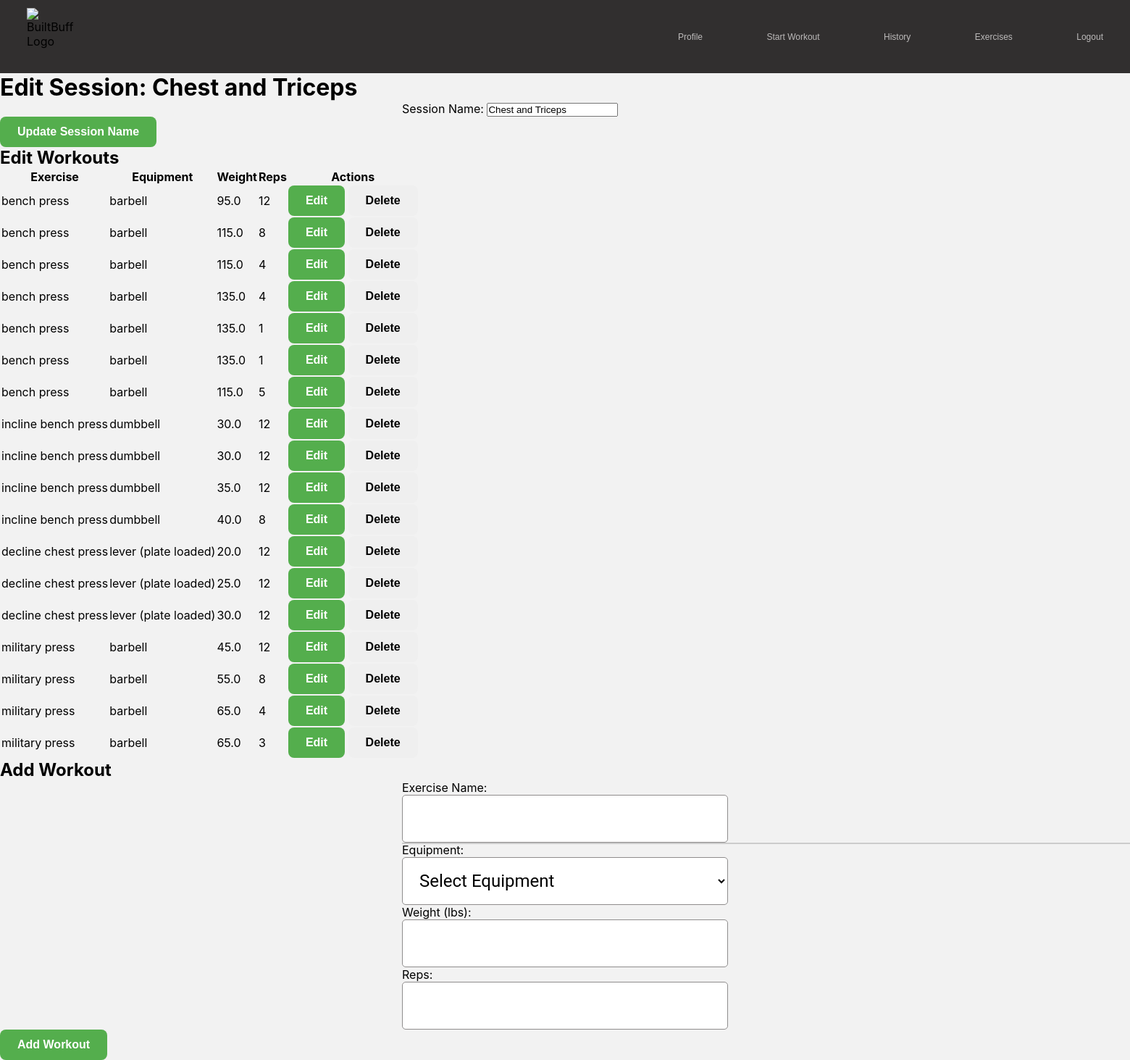
/edit_session/35 (signed in), run on the app's committed database.
### models.py (models this page shows, shortened)
class WorkoutSession(db.Model):
    __tablename__ = 'workout_sessions'
    session_id = db.Column(db.Integer, primary_key=True)
    user_id = db.Column(db.Integer, db.ForeignKey('users.user_id'), nullable=False)
    session_name = db.Column(db.String(100), nullable=False)
    start_time = db.Column(db.DateTime, default=datetime.utcnow)
    end_time = db.Column(db.DateTime, nullable=True)
    status = db.Column(db.String(10), default='active')
    workout_logs = db.relationship('WorkoutLog', backref='session', lazy=True)

class WorkoutLog(db.Model):
    __tablename__ = 'workout_logs'
    workout_id = db.Column(db.Integer, primary_key=True)
    user_id = db.Column(db.Integer, db.ForeignKey('users.user_id'))
    session_id = db.Column(db.Integer, db.ForeignKey('workout_sessions.session_id'), nullable=False)
    session_workout_number = db.Column(db.Integer)  # New field for tracking workout number in the session
    completed_at = db.Column(db.Date)
    intensity_level = db.Column(db.String(10))
    rest_time = db.Column(db.Integer)
    reps = db.Column(db.Integer)
    sets = db.Column(db.Integer)
    exercise_name = db.Column(db.String(100))
    equipment = db.Column(db.String(100))
    variation = db.Column(db.String(100))
    weight = db.Column(db.Float)  # Weight used in each exercise

### app.py (the view, shortened to what this page needs)
@app.route('/edit_session/<int:session_id>', methods=['GET', 'POST'])
def edit_session(session_id):
    if 'user_id' not in session:
        flash('Please log in to edit workouts.', 'danger')
        return redirect(url_for('login'))
    workout_session = WorkoutSession.query.filter_by(session_id=session_id, user_id=session['user_id']).first()
    if not workout_session:
        flash('Workout session not found.', 'danger')
        return redirect(url_for('history'))
    workouts = WorkoutLog.query.filter_by(session_id=session_id).all()
    return render_template('edit_session.html', session=workout_session, workouts=workouts)

### templates/edit_session.html (shortened to what this page needs)
{% extends "base.html" %}
{% block content %}
<main class="main-content">
    <h1 class="heading-primary">Edit Session: {{ session.session_name }}</h1>
    <form action="{{ url_for('edit_session', session_id=session.session_id) }}" method="POST">
        <div class="form-group">
            <label for="session_name">Session Name:</label>
            <input type="text" id="session_name" name="session_name" value="{{ session.session_name }}" required>
        </div>
        <button type="submit" class="btn btn-primary">Update Session Name</button>
    </form>
    <h2>Edit Workouts</h2>
    <table>
        <thead>
            <tr>
                <th>Exercise</th>
                <th>Equipment</th>
                <th>Weight</th>
                <th>Reps</th>
                <th>Actions</th>
            </tr>
        </thead>
        <tbody>
            {% for workout in workouts %}
            <tr>
                <td>{{ workout.exercise_name }}</td>
                <td>{{ workout.equipment }}</td>
                <td>{{ workout.weight }}</td>
                <td>{{ workout.reps }}</td>
                <td>
                    <button class="btn btn-sm btn-primary" onclick="showEditForm({{ workout.workout_id }}, '{{ workout.exercise_name }}', '{{ workout.equipment }}', {{ workout.weight }}, {{ workout.reps }})">Edit</button>
                    <form action="{{ url_for('delete_workout_log', log_id=workout.workout_id) }}" method="POST" style="display:inline;">
                        <button type="submit" class="btn btn-sm btn-danger">Delete</button>
                    </form>
                </td>
            </tr>
            {% endfor %}
        </tbody>
    </table>
    <h2>Add Workout</h2>
    <form id="add-workout-form" method="POST">
        <div class="form-group">
            <label for="exercise_search">Exercise Name:</label>
            <input type="text" id="exercise_search" name="exercise_name" class="form-control" autocomplete="off" required>
            <div id="exercise_suggestions" class="suggestions"></div>
        </div>
        <div class="form-group">
            <label for="equipment_select">Equipment:</label>
            <select id="equipment_select" name="equipment" class="form-control" required>
                <option value="">Select Equipment</option>
            </select>
        </div>
        <div class="form-group">
            <label for="weight">Weight (lbs):</label>
            <input type="number" name="weight" id="weight" class="form-control" required>
        </div>
        <div class="form-group">
            <label for="reps">Reps:</label>
            <input type="number" name="reps" id="reps" class="form-control" required>
        </div>
        <button type="submit" class="btn btn-primary">Add Workout</button>
    </form>
</main>
{% endblock %}

### static/index.css (style rules this page uses)
* { margin: 0; padding: 0; box-sizing: border-box; }
body { font-family: -apple-system, BlinkMacSystemFont, "Segoe UI", Roboto, sans-serif; background: #F2F2F2; min-height: 100vh; }
.form-group { margin-bottom: 20px; }
.form-control { width: 100%; padding: 12px; border: 1px solid #DDD; border-radius: 8px; font-size: 16px; }
select.form-control { background-color: white; cursor: pointer; }
.btn { padding: 12px 24px; border-radius: 8px; border: none; font-size: 16px; font-weight: 600; cursor: pointer; }
.btn-primary { background: #54AE4D; color: white; }
.form-group { width: 450px; margin: 0 auto; }
.form-control { width: 100%; height: 66px; border-radius: 5px; border: 1px solid #8F8D8D; font-size: 24px; font-family: 'Roboto', sans-serif; padding-left: 19px; }

### templates/edit_session.html (style rules this page uses)
.suggestions { border: 1px solid #ccc; max-height: 150px; overflow-y: auto; position: absolute; background-color: #fff; z-index: 1000; width: calc(100% - 20px); }

### data on the page
WorkoutSession: session_name "Chest and Triceps"
WorkoutLog: exercise_name "bench press", equipment "barbell", weight "95.0", reps "12"
WorkoutLog: exercise_name "bench press", equipment "barbell", weight "115.0", reps "8"
WorkoutLog: exercise_name "bench press", equipment "barbell", weight "115.0", reps "4"
WorkoutLog: exercise_name "bench press", equipment "barbell", weight "135.0", reps "4"
WorkoutLog: exercise_name "bench press", equipment "barbell", weight "135.0", reps "1"
WorkoutLog: exercise_name "bench press", equipment "barbell", weight "135.0", reps "1"
WorkoutLog: exercise_name "bench press", equipment "barbell", weight "115.0", reps "5"
WorkoutLog: exercise_name "incline bench press", equipment "dumbbell", weight "30.0", reps "12"
WorkoutLog: exercise_name "incline bench press", equipment "dumbbell", weight "30.0", reps "12"
WorkoutLog: exercise_name "incline bench press", equipment "dumbbell", weight "35.0", reps "12"
WorkoutLog: exercise_name "incline bench press", equipment "dumbbell", weight "40.0", reps "8"
WorkoutLog: exercise_name "decline chest press", equipment "lever (plate loaded)", weight "20.0", reps "12"
WorkoutLog: exercise_name "decline chest press", equipment "lever (plate loaded)", weight "25.0", reps "12"
WorkoutLog: exercise_name "decline chest press", equipment "lever (plate loaded)", weight "30.0", reps "12"
WorkoutLog: exercise_name "military press", equipment "barbell", weight "45.0", reps "12"
WorkoutLog: exercise_name "military press", equipment "barbell", weight "55.0", reps "8"
WorkoutLog: exercise_name "military press", equipment "barbell", weight "65.0", reps "4"
WorkoutLog: exercise_name "military press", equipment "barbell", weight "65.0", reps "3"
